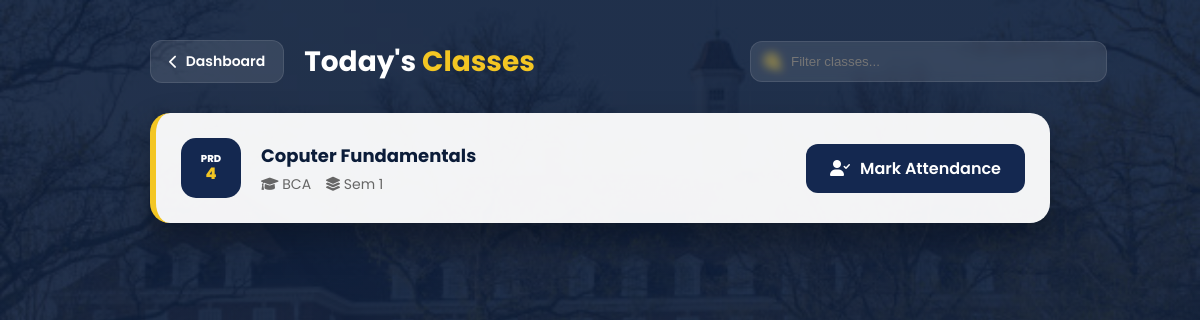
The page /attendance/ (signed in) on the database as committed earlier.
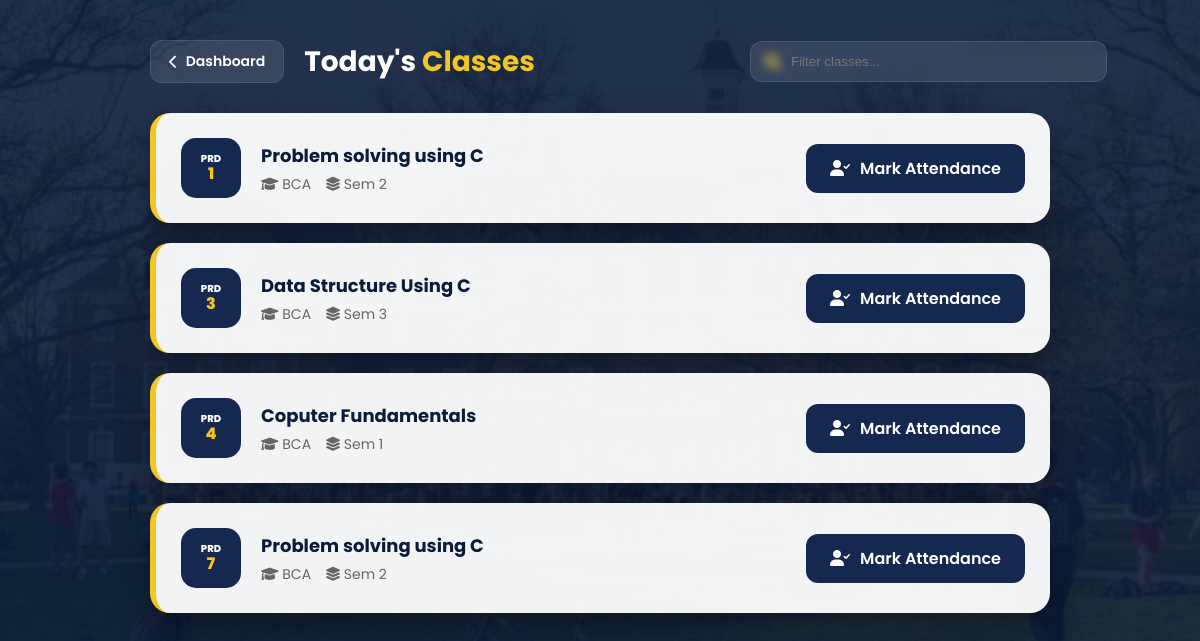
The same page on the database as committed later.
### dashboard/models.py (models this page shows, shortened)
class TimeTable(models.Model):
    DAYS_OF_WEEK = [
        ('Monday', 'Monday'),
        ('Tuesday', 'Tuesday'),
        ('Wednesday', 'Wednesday'),
        ('Thursday', 'Thursday'),
        ('Friday', 'Friday'),
        ('Saturday', 'Saturday'),
    ]
    course = models.CharField(max_length=20, choices=Student.COURSE_CHOICES)
    semester = models.PositiveIntegerField(choices=Student.SEMESTER_CHOICES)
    day = models.CharField(max_length=10, choices=DAYS_OF_WEEK)
    period_number = models.PositiveIntegerField(choices=[(i, f"Period {i}") for i in range(1, 8)])
    subject = models.ForeignKey(Subject, on_delete=models.CASCADE)
    teacher = models.ForeignKey(Teacher, on_delete=models.CASCADE, null=True)
    class Meta:
        unique_together = ('course', 'semester', 'day', 'period_number')

### teachers/models.py (models this page shows, shortened)
class Subject(models.Model):
    name = models.CharField(max_length=100)
    course = models.CharField(max_length=20, choices=Student.COURSE_CHOICES)
    semester = models.PositiveIntegerField(choices=Student.SEMESTER_CHOICES)

### attendance/views.py (the view)
# urls.py: path('', views.attendance_home, name='attendance_home'),
@login_required
def attendance_home(request):
    today = date.today().strftime('%A')
    timetables = TimeTable.objects.filter(
        teacher = request.user.teacher,
        day= today
    ).order_by('period_number')
    return render(request,'attendance/today_timetable.html',{
        'timetables' : timetables
    })

### notifications/context_processors.py (called while the page is built)
def notification_count(request):
    if request.user.is_authenticated:
        count = Notification.objects.filter(
            recipient=request.user,
            is_read=False
        ).count()
    else:
        count = 0
    return {
        'unread_notification_count': count
    }

### templates/attendance/today_timetable.html (shortened to what this page needs)
{% extends 'base.html' %}
{% load static %}
{% block content %}
<link rel="stylesheet" href="https://cdnjs.cloudflare.com/ajax/libs/font-awesome/6.0.0/css/all.min.css">
<div class="attendance-wrapper">
    <div class="header-flex">
        <div class="header-left">
            <a href="{% url 'teacher-dashboard' %}" class="btn-back">
                <i class="fas fa-chevron-left"></i> Dashboard
            </a>
            <h2 class="page-title">Today's <span>Classes</span></h2>
        </div>
        <div class="search-box">
            <i class="fas fa-search"></i>
            <input type="text" id="classSearch" placeholder="Filter classes...">
        </div>
    </div>
    <div class="classes-container" id="classesList">
    {% for t in timetables %}
        <div class="class-card">
            <div class="class-main-info">
                <div class="period-badge">
                    <small>Prd</small>
                    {{ t.period_number }}
                </div>
                <div class="subject-details">
                    <h4>{{ t.subject.name }}</h4>
                    <p>
                        <i class="fas fa-graduation-cap"></i> {{ t.course }}
                        <i class="fas fa-layer-group"></i> Sem {{ t.semester }}
                    </p>
                </div>
            </div>
            <div class="class-action">
                <a href="{% url 'mark_attendance' t.id %}" class="attendance-btn">
                    <i class="fas fa-user-check"></i>
                    Mark Attendance
                </a>
            </div>
        </div>
    {% empty %}
        <div class="empty-state">
            <i class="fas fa-calendar-day"></i>
            <h3>No classes found for today</h3>
            <p>Your schedule for today is clear.</p>
        </div>
    {% endfor %}
    </div>
</div>
{% endblock %}

Rows that differ between the two databases and show on the page:
added TimeTable: period_number "1", subject.name "Problem solving using C", course "BCA", semester "2"
added TimeTable: period_number "3", subject.name "Data Structure Using C", course "BCA", semester "3"
added TimeTable: period_number "7", subject.name "Problem solving using C", course "BCA", semester "2"
